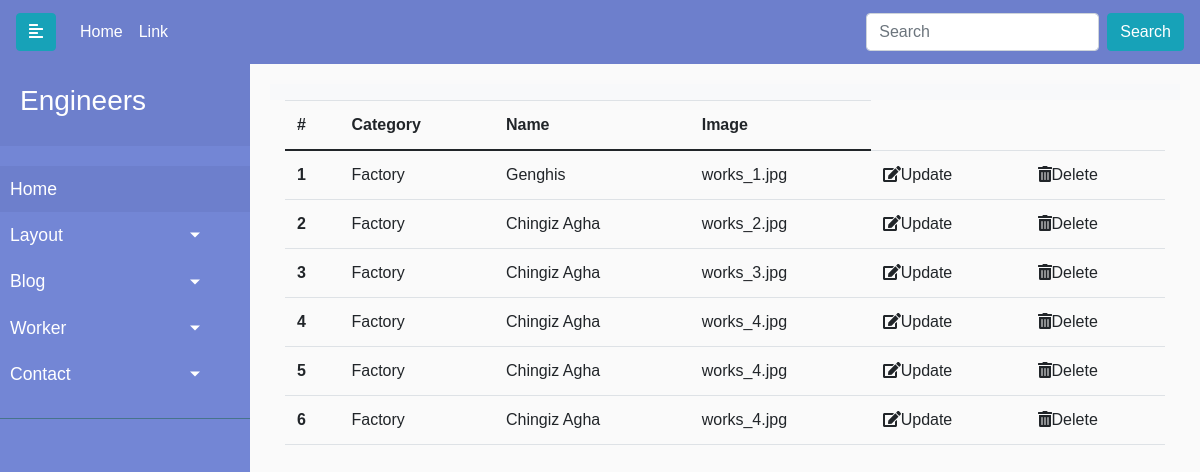
The page /admin/project on the database as committed earlier.
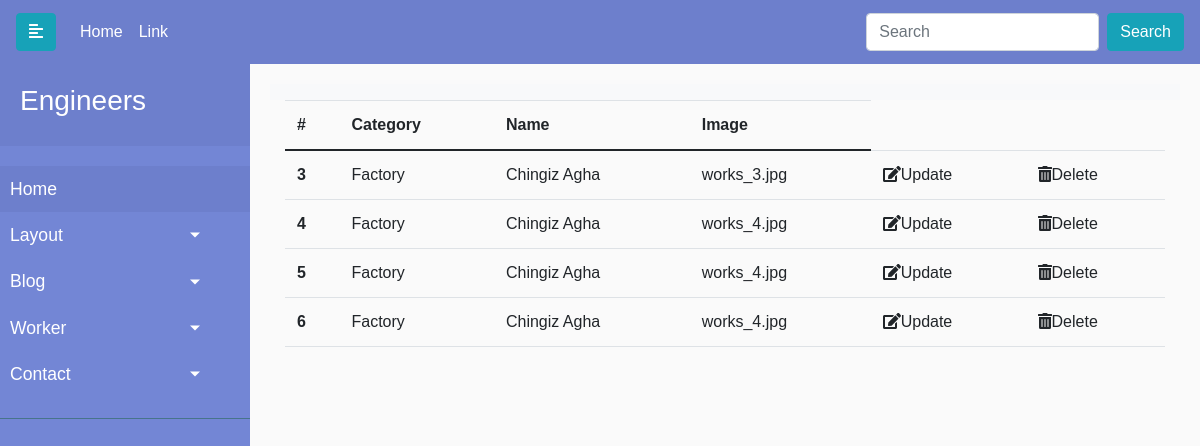
The same page on the database as committed later.
### engineers/models.py (models this page shows)
class Project(db.Model):
    id = db.Column(db.Integer, primary_key=True)
    name = db.Column(db.String(50), nullable=False)
    image = db.Column(db.String(20), default='uploads/default.jpeg')
    category = db.Column(db.Integer, db.ForeignKey('procategory.id'), nullable=False)

### engineers/controllers.py (the view)
@app.route('/admin/project')
def project_list():
    projects = Project.query.all()
    return render_template('admin/project.html', projects=projects)

### engineers/templates/admin/project.html
{% extends 'admin/base.html' %}
{% block content %}
<div class="container">
    <div class="row ">
      <div class="col">
        <table class="table">
            <thead>
              <tr>
                <th scope="col">#</th>
                <th scope="col">Category</th>
                <th scope="col">Name</th>
                <th scope="col">Image</th>
              </tr>
            </thead>
            <tbody>
               {% for project in projects %}
              <tr>
                <th scope="row">{{project.id}}</th>
                <td>{{project.category}}</td>
                <td>{{project.name}}</td>
                <td>{{project.image}}</td>
                <td><a href="{{url_for('project_update', id=project.id)}}"><i class="fas fa-edit"></i>Update</a></td>
                <td><a href="{{url_for('pro_delete', id=project.id)}}"><i class="fas fa-trash-alt"></i>Delete</a></td>             </tr>
              {% endfor %}
            </tbody>
          </table>
      </div>
    </div>
  </div>
{% endblock %}

Rows that differ between the two databases and show on the page:
removed Project: id "1", category "Factory", name "Genghis", image "works_1.jpg"
removed Project: id "2", category "Factory", name "Chingiz Agha", image "works_2.jpg"
